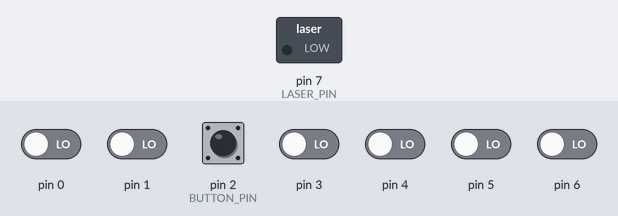
Simulated run of this sketch. Board: Arduino Uno, built with avr-gcc and run on an emulated ATmega328P. Shown: switched loads named in the sketch (green lamp = pin HIGH). The inputs (shaded band) are chosen by the test bench; at power-on: pin 0, pin 1, pin 2 (BUTTON_PIN), pin 3–6 LOW.

Above: at 1.2 s.
1.3 s: pin 2 (BUTTON_PIN) pulled HIGH for 0.15 s
Timing chart, 0 to 4.3 s (numbered marks = the images above; inputs shaded):
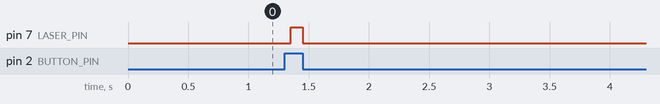

The sketch:

laser1.ino
```cpp
#define LASER_PIN PD7 //Arduino UNO pin 7
#define BUTTON_PIN PD2 //Arduino UNO pin 2

 #define READ_BUTTON (PIND & _BV(PD2))

void setup() {
  //output
  DDRD |= _BV(LASER_PIN);
  //input
  DDRD &= ~_BV(BUTTON_PIN);
}

void loop() {
  //read and debounce button
  uint8_t btnState0 = READ_BUTTON;
  delay(50);
  uint8_t btnState1 = READ_BUTTON;
  if (btnState0 && btnState1){
    PORTD |= _BV(LASER_PIN);
  }
  else{
    PORTD &= ~_BV(LASER_PIN);
  }
}
```

Measured:
- after the input at 1.3 s, pin 7 (LASER_PIN): LOW → HIGH after 0.05 s, → LOW 0.10 s later
